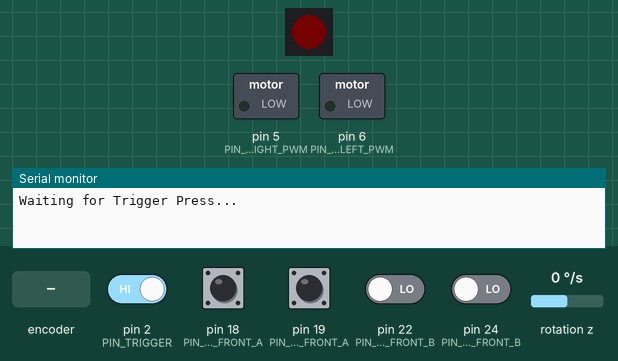
Recording of a sketch running on a simulated Arduino Mega 2560, built with avr-gcc and run on an emulated ATmega2560. Parts: 1 RGB LEDs in strip order, left to right, switched loads named in the sketch (green lamp = pin HIGH), the last lines printed to the serial monitor. Inputs (shaded band) come from the test bench; at power-on: pin 2 (PIN_TRIGGER), pin 18 (PIN_ENCODER_LEFT_FRONT_A), pin 19 (PIN_ENCODER_RIGHT_FRONT_A) HIGH, pin 22 (PIN_ENCODER_LEFT_FRONT_B), pin 24 (PIN_ENCODER_RIGHT_FRONT_B) LOW, rotation z 0 °/s. Dim RGB values are drawn brighter than linear.

Above: at 2.0 s.
2.1 s: pin 2 (PIN_TRIGGER) driven LOW
At 2.9 s:
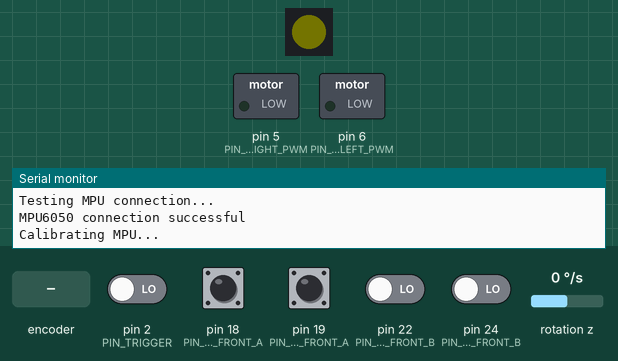
At 3.5 s:
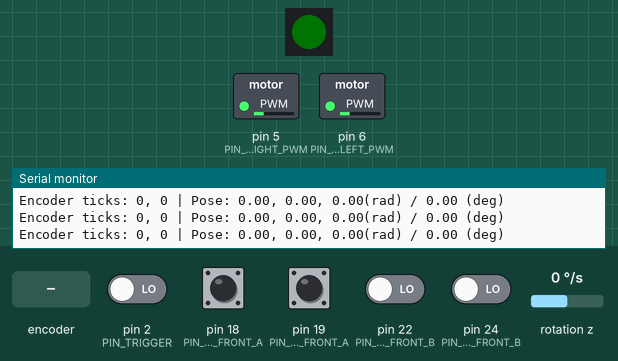
4.6 s: rotation z set to -192 °/s
At 5.4 s:
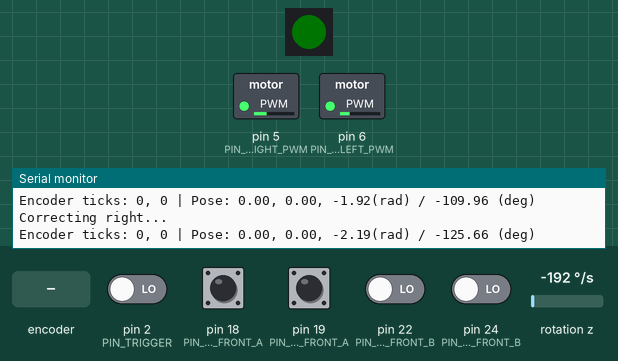
6.1 s: rotation z set to 100 °/s
9.1 s: rotary encoder on pin 18 (PIN_ENCODER_LEFT_FRONT_A) / pin 22 (PIN_ENCODER_LEFT_FRONT_B) turned 2 steps (second pin leading)
11.0 s: pin 19 (PIN_ENCODER_RIGHT_FRONT_A) pulsed LOW 2 times (0.12 s each, 0.3 s apart)
14.6 s: rotary encoder on pin 18 (PIN_ENCODER_LEFT_FRONT_A) / pin 22 (PIN_ENCODER_LEFT_FRONT_B) turned 1 step (first pin leading)
Timing chart, 0 to 17.6 s (numbered marks = the images above; inputs shaded):
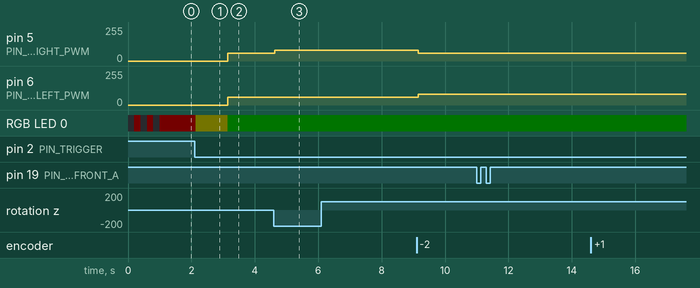

Measured:
- after the input at 2.1 s, pin 5 (PIN_MOTOR_RIGHT_PWM), pin 6 (PIN_MOTOR_LEFT_PWM): 0/255 → 60/255 after 1.0 s; RGB LED 0: RGB(1, 0, 0) → RGB(1, 1, 0) at once, → RGB(0, 1, 0) 1.0 s later
- after the input at 4.6 s, pin 5 (PIN_MOTOR_RIGHT_PWM): 60/255 → 80/255 at once

The sketch:

robot_tour_SOAPS.ino
```cpp
#define PIN_MOTOR_RIGHT_PWM   5 //analog
#define PIN_MOTOR_RIGHT_IN    7 //digital
#define PIN_MOTOR_LEFT_PWM    6 //analog
#define PIN_MOTOR_LEFT_IN     8 //digital
#define PIN_ENCODER_LEFT_FRONT_A    18 //digital (yellow wire), goes high on encoder pulse
#define PIN_ENCODER_RIGHT_FRONT_A    19 //digital (yellow wire), goes high on encoder pulse
#define PIN_ENCODER_LEFT_FRONT_B 22 //digital (white wire), high on forward tick, low on reverse tick
#define PIN_ENCODER_RIGHT_FRONT_B 24 //digital (white wire), high on forward tick, low on reverse tick
#define PIN_ENCODER_LEFT_BACK_B 26 //digital (white wire), high on forward tick, low on reverse tick
#define PIN_ENCODER_RIGHT_BACK_B 28 //digital (white wire), high on forward tick, low on reverse tick
#define PIN_MOTOR_ENABLE      3 //digital

#define PIN_TRIGGER 2
long startMillis = 0;

#include "I2Cdev.h"
#include "MPU6050.h"
MPU6050 mpu;
double GYRO_TURN_CONSTANT = 0.0000109;
//double GYRO_TURN_CONSTANT = 1;
#if I2CDEV_IMPLEMENTATION == I2CDEV_ARDUINO_WIRE
    #include "Wire.h"
#endif


#include <FastLED.h>
#define NUM_LEDS 1    // Number of LEDs in strip (just 1)
#define PIN_LED 4    // Pin for data communications
// Define the array of leds
CRGB leds[NUM_LEDS];

int encoderBPins[] = {PIN_ENCODER_LEFT_FRONT_B, PIN_ENCODER_RIGHT_FRONT_B, PIN_ENCODER_LEFT_BACK_B, PIN_ENCODER_RIGHT_BACK_B};
int lastEncoderTicks[] = {0, 0, 0, 0};//LF, RF, LB, RB
int encoderTicks[] = {0, 0, 0, 0};//LF, RF, LB, RB

int STRAIGHT_SLOW = 60;
int STRAIGHT_FAST = 80;
double FORWARD_TOLERANCE = 2;
double FORWARD_LR_TOLERANCE = 0.01;
double FORWARD_LATERAL_TOLERANCE = 0.25;
int TURN_SPEED = 600;
int TURN_SLOW = 350;
int FULL_TURN_TICKS = 740;
double TURN_TOLERANCE = 0.02;

double robotX = 0;
double robotY = 0;
double robotTheta = 0;
double TICKS_PER_CM = 11.66;
double TICKS_PER_REV = 740;
double WHEEL_RADIUS = 7.7;


void setup() {
  Serial.begin(9600);
  FastLED.addLeds<NEOPIXEL, PIN_LED>(leds, NUM_LEDS);  // Configure the LED
  FastLED.setBrightness(1);
  for (int i = 0; i < 3; i++) {
    leds[0] = CRGB::Black;
    FastLED.show();
    delay(200);
    leds[0] = CRGB::Red;
    FastLED.show();
    delay(200);
  }
  Serial.println("\nWaiting for Trigger Press...");
  while (digitalRead(PIN_TRIGGER) == HIGH) {
    //wait
  }
  Serial.println("Trigger Pressed...");
  leds[0] = CRGB::Yellow;
  FastLED.show();

  //attach encoder interrupts
  attachInterrupt(digitalPinToInterrupt(PIN_ENCODER_LEFT_FRONT_A), readLFEncoder, RISING);
  attachInterrupt(digitalPinToInterrupt(PIN_ENCODER_RIGHT_FRONT_A), readRFEncoder, RISING);
  //attachInterrupt(digitalPinToInterrupt(PIN_ENCODER_LEFT_BACK_A), readLBEncoder, RISING);
  //attachInterrupt(digitalPinToInterrupt(PIN_ENCODER_RIGHT_BACK_A), readRBEncoder, RISING);

  //mpu setup
  #if I2CDEV_IMPLEMENTATION == I2CDEV_ARDUINO_WIRE
      Wire.begin();
  #elif I2CDEV_IMPLEMENTATION == I2CDEV_BUILTIN_FASTWIRE
      Fastwire::setup(400, true);
  #endif
  Serial.println("Testing MPU connection...");
  mpu.initialize();
  Serial.println(mpu.testConnection() ? "MPU6050 connection successful" : "MPU6050 connection failed");
  Serial.println("Calibrating MPU...");
  mpu.CalibrateGyro();

  delay(1000);//DO NOT REMOVE
  leds[0] = CRGB::Green;
  FastLED.show();

  Serial.println("Starting...");
  startMillis = millis();
  //2, 8, 9, 15
  forward(190);//thru A
  turn(-90);//right to D
  forward(50);//to D
  turn(-90);//right to C
  forward(150);//to C
  turn(90);//left to C
  forward(50);//to C
  turn(90);//left to B
  forward(100);//to B
  turn(-90);//right to B
  forward(30);//kiss B
  backward(30);//pull out of B
  turn(90);//left to end
  forward(30);//to end

}
void readLFEncoder() {
  readEncoder(0);
}
void readRFEncoder() {
  readEncoder(1);
}
void readLBEncoder() {
  readEncoder(2);
}
void readRBEncoder() {
  readEncoder(3);
}
void readEncoder(int wheel) {//0, 1, 2, 3 = LF, RF, LB, RB
  //if going forward, increase motor ticks. otherwise, decrement
  if (digitalRead(encoderBPins[wheel]) == (wheel%2)) { //even wheels need LOW, odd wheels need HIGH
    encoderTicks[wheel]++;
    //Serial.println("Incrementing encoder ticks...");
  } else {
    encoderTicks[wheel]--;
    //Serial.println("Decrementing encoder ticks...");
  }
}

void setMotors(int left, int right) {
  digitalWrite(PIN_MOTOR_ENABLE, HIGH);//enable motor controller
  digitalWrite(PIN_MOTOR_LEFT_IN, (left > 0) ? LOW : HIGH);//set right wheels to CW/CCW
  analogWrite(PIN_MOTOR_LEFT_PWM, abs(left));//set right wheels to left speed
  digitalWrite(PIN_MOTOR_RIGHT_IN, (right > 0) ? LOW : HIGH);//set right wheels to CW/CCW
  analogWrite(PIN_MOTOR_RIGHT_PWM, abs(right));//set right wheels to right speed
}

void forward(double distance) {
  robotX = 0;
  robotY = 0;
  //find theta offset
  while (robotTheta > PI/4) {
    robotTheta -= PI/2;
  }
  while (robotTheta < -PI/4) {
    robotTheta += PI/2;
  }
  robotTheta = 0;
  while (robotX < distance) {
    printInfo();
    updatePose();
    if (robotTheta > FORWARD_LR_TOLERANCE) {//going left, correct right
      Serial.println("Correcting left...");
      setMotors(STRAIGHT_FAST, STRAIGHT_SLOW);
    } else if (robotTheta < -FORWARD_LR_TOLERANCE) {
      Serial.println("Correcting right...");
      setMotors(STRAIGHT_SLOW, STRAIGHT_FAST);
    } else {
      setMotors(STRAIGHT_SLOW, STRAIGHT_SLOW);
    }
  }
  setMotors(0, 0);
}

void backward(double distance) {
  robotX = 0;
  robotY = 0;
  //find theta offset
  while (robotTheta > PI/4) {
    robotTheta -= PI/2;
  }
  while (robotTheta < -PI/4) {
    robotTheta += PI/2;
  }
  while (robotX > -distance) {
    printInfo();
    updatePose();
    if (robotTheta > FORWARD_LR_TOLERANCE) {//going left, correct right
      setMotors(-STRAIGHT_SLOW, -STRAIGHT_FAST);
    } else if (robotTheta < -FORWARD_LR_TOLERANCE) {
      setMotors(-STRAIGHT_FAST, -STRAIGHT_SLOW);
    } else {
      setMotors(-STRAIGHT_SLOW, -STRAIGHT_SLOW);
    }
  }
  setMotors(0, 0);
}

//TURNING FUNC
void turn(double angle) {
  double angleRad = angle * (PI / 180.0);
  double startAngle = robotTheta;
  //find theta offset
  while (robotTheta > PI/4) {
    robotTheta -= PI/2;
  }
  while (robotTheta < -PI/4) {
    robotTheta += PI/2;
  }
  //double targetAngle = startAngle + angleRad;
  double targetAngle = angleRad;
  while (abs(robotTheta - targetAngle) > TURN_TOLERANCE) {
    updatePose();
    printInfo();
    Serial.println(robotTheta - targetAngle);
    double k = (robotTheta < (targetAngle) ? 1 : -1);
    if (abs(robotTheta - targetAngle) < 0.5) {
      k *= 0.5;
    }
    setMotors(-k * TURN_SPEED, k * TURN_SPEED);//positive k means left turn means positive angle change
  }
  setMotors(0, 0);
}


double lastTime = 0;
void updatePose() {
  int differentials[] = {encoderTicks[0] - lastEncoderTicks[0],
  encoderTicks[1] - lastEncoderTicks[1],
  encoderTicks[2] - lastEncoderTicks[2],
  encoderTicks[3] - lastEncoderTicks[3]};

  double dForward = (differentials[0] + differentials[1])/2.0 / TICKS_PER_CM;//forward change in cm
  //double dTheta = (((differentials[1] + differentials[3]) - (differentials[0] + differentials[2]))/4.0 / TICKS_PER_CM) / WHEEL_RADIUS;
  //double dTime = (millis() - lastTime) / 1000.0;
  lastTime = millis();
  double dTheta = mpu.getRotationZ() * GYRO_TURN_CONSTANT;
  if (mpu.getIntDMPStatus() == 2) {

  }
  robotX += dForward * cos(robotTheta);
  robotY += dForward * sin(robotTheta);
  robotTheta += dTheta;
  for (int i = 0; i < 4; i++) lastEncoderTicks[i] = encoderTicks[i];
}

void printInfo() {
  Serial.print("Encoder ticks: ");
  Serial.print(encoderTicks[0]);
  Serial.print(", ");
  Serial.print(encoderTicks[1]);
  Serial.print(" | Pose: ");
  Serial.print(robotX);
  Serial.print(", ");
  Serial.print(robotY);
  Serial.print(", ");
  Serial.print(robotTheta);
  Serial.print("(rad) / ");
  Serial.print(robotTheta * (180 / PI));
  Serial.print(" (deg)");
  Serial.println();
}

double DEGREES_TO_RADIANS = PI / 180.0;
double targetX = 100;
double targetY = 0;
double targetTheta = 90 * DEGREES_TO_RADIANS;
double DIST_TOLERANCE = 2;
double THETA_TOLERANCE = 0.05;
int trajState = 0;

void toTarget() {
  double distX = targetX - robotX;
  double distY = targetY - robotY;
  double distTheta = targetTheta - robotTheta;
  double dist = sqrt(distX*distX + distY*distY);
  if (dist > DIST_TOLERANCE) {
      if (robotTheta > 0) {//veering left, correct right
        setMotors(STRAIGHT_SLOW, STRAIGHT_FAST);
      } else {
        setMotors(STRAIGHT_FAST, STRAIGHT_SLOW);
      }
  } else {
    trajState = 1;
    if (abs(robotTheta - targetTheta) > THETA_TOLERANCE) {
      if (robotTheta < targetTheta) {//facing right, turn left
        setMotors(-TURN_SPEED, TURN_SPEED);
      } else {//facing left, turn right
        setMotors(TURN_SPEED, -TURN_SPEED);
      }
    } else {
      trajState = 2;
      setMotors(0, 0);
    }
  }
}

void loop() {
  // put your main code here, to run repeatedly:
  if (digitalRead(PIN_TRIGGER) == LOW && (millis() - startMillis > 1500)) {
    Serial.println("Stop Trigger Pressed, Shutting Down...");
    digitalWrite(PIN_MOTOR_ENABLE, LOW);//disable motor controller
    delay(250);
    exit(0);
  }
  updatePose();
  printInfo();
}
```
